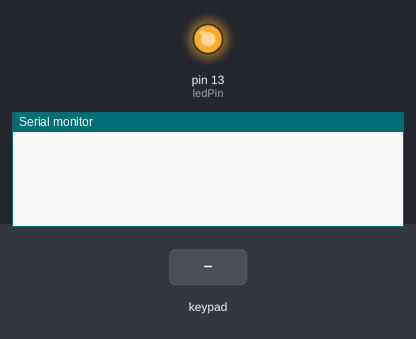
Simulated run of this sketch. Board: Arduino Uno, built with avr-gcc and run on an emulated ATmega328P. Parts: output pins drawn as LEDs (lit = HIGH), the last lines printed to the serial monitor. The inputs (shaded band) are chosen by the test bench.

Above: at 1.2 s.
1.3 s: key '1' pressed
At 2.2 s:
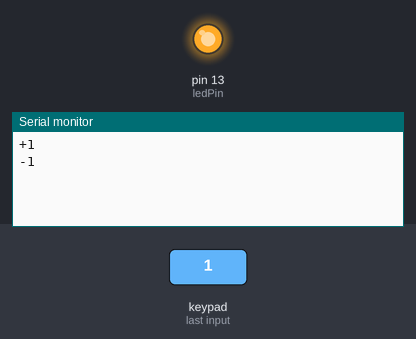
2.9 s: keypad keys 7 1 0 9 8 # pressed 0.4 s apart
At 6.4 s:
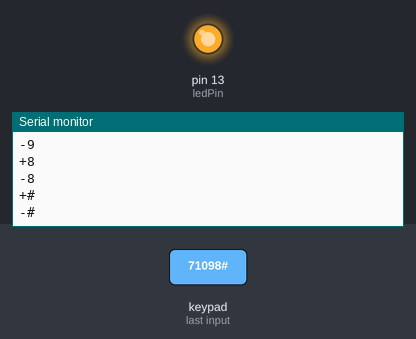
6.8 s: key '*' pressed
At 7.6 s:
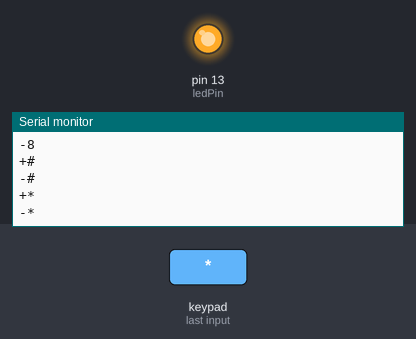
Timing chart, 0 to 9.8 s (numbered marks = the images above; inputs shaded):
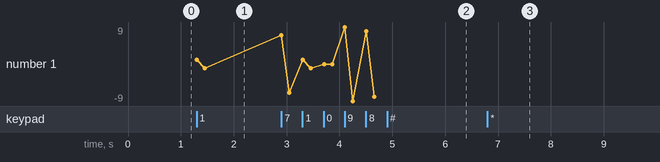

Measured:
- after the input at 1.3 s, the serial monitor: prints a new line at once (image 1)
- after the input at 2.9 s, the serial monitor: prints a new line at once (image 2)
- after the input at 6.8 s, the serial monitor: prints a new line at once (image 3)
- plotted number 1: -1 → -8 after the input at 2.9 s

The sketch:

EventKeypad.ino
```cpp
/* @file EventSerialKeypad.pde
 || @version 1.0
 || @author David Jones
 || Based upon original from Alexander Brevig
 || @contact alexanderbrevig@gmail.com
 ||
 || @description
 || | Demonstrates using the KeypadEvent.
 || | Captures keypressed, realwase and hold events
 || #
 */
#include <Keypad.h>

const byte ROWS = 4; //four rows
const byte COLS = 3; //three columns
char keys[ROWS][COLS] = {
    {'1','2','3'},
    {'4','5','6'},
    {'7','8','9'},
    {'*','0','#'}
};


byte rowPins[ROWS] = {7,10, 9, 8}; //connect to the row pinouts of the keypad
byte colPins[COLS] = { 4, 5, 6}; //connect to the column pinouts of the keypad

//Cols:
//4: KB Pin 3
//5: KB Pin 1
//6: KB Pin 5

//Rows:
//7: KB Pin 2
//8: KB Pin 4
//9: KB Pin 6
//10: KB Pin 7

/* KB Pins:
 *  From left at bottom from above
 *  1,2,3,4,5,6,7
*/

Keypad keypad = Keypad( makeKeymap(keys), rowPins, colPins, ROWS, COLS );
byte ledPin = 13;

boolean blink = false;
boolean ledPin_state;

void setup(){
    Serial.begin(9600);
    pinMode(ledPin, OUTPUT);              // Sets the digital pin as output.
    digitalWrite(ledPin, HIGH);           // Turn the LED on.
    ledPin_state = digitalRead(ledPin);   // Store initial LED state. HIGH when LED is on.
    keypad.addEventListener(keypadEvent); // Add an event listener for this keypad
}

void loop(){
    char key = keypad.getKey();
}

// Taking care of some special events.
void keypadEvent(KeypadEvent key){
    bool ignore=false;
    switch (keypad.getState()){
    case PRESSED:
//        if (key == '#') {
//            digitalWrite(ledPin,!digitalRead(ledPin));
//            ledPin_state = digitalRead(ledPin);        // Remember LED state, lit or unlit.
//        }
          Serial.print("+");
        break;

    case RELEASED:
//        if (key == '*') {
//            digitalWrite(ledPin,ledPin_state);    // Restore LED state from before it started blinking.
//            blink = false;
//        }
          Serial.print("-");
        break;


    case HOLD:
       // if (key == '*') {
      //      blink = true;    // Blink the LED when holding the * key.
      //  }
        Serial.print("@");
        break;
    default:
    //Will be zero
        ignore=true;
        //Serial.println(keypad.getState());
        break;
    }
    if (!ignore)
      Serial.println(key);
}
```
